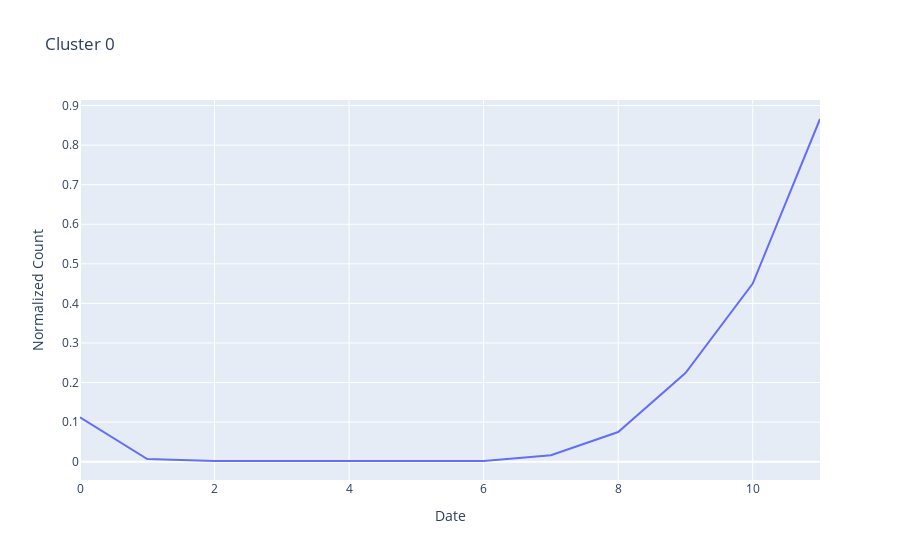
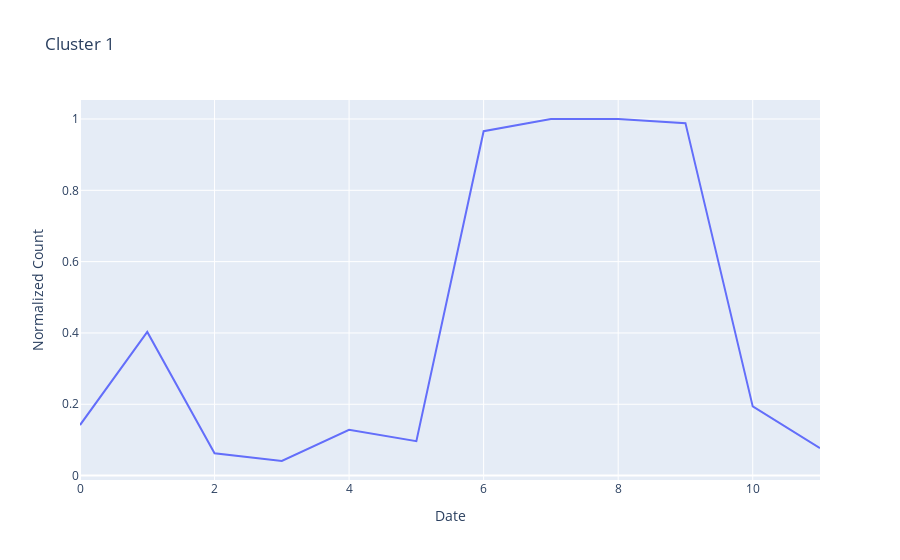
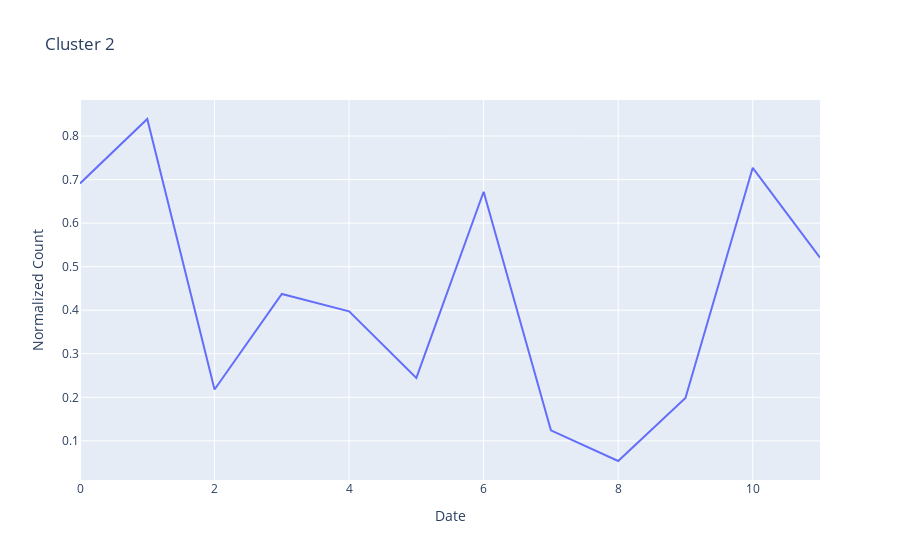
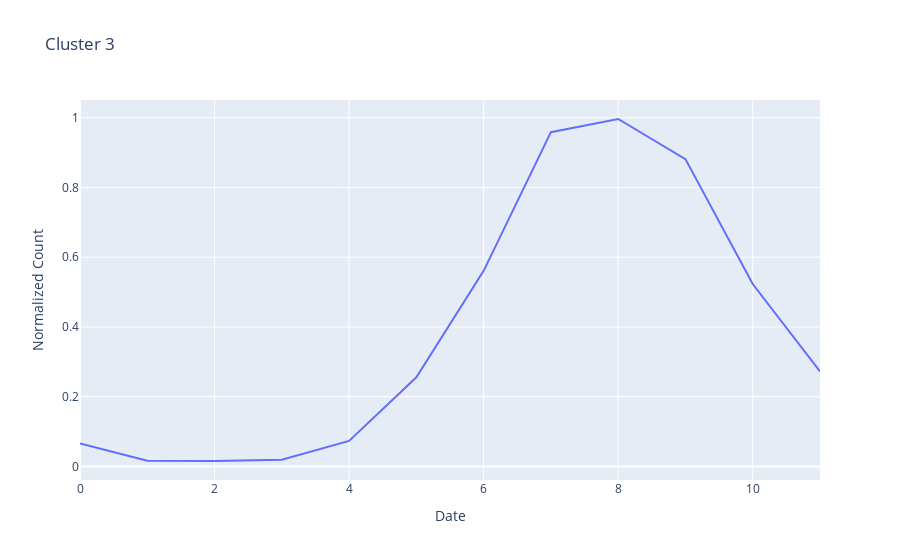

Notebook cell for these charts, in order:
### Code cell
for i in range(num_clusters):
    fig = go.Figure()
    windows = cluster_df[cluster_df["cluster"] == i].index.values
    
    fig.add_trace(go.Scatter(y = centroids[i], mode = "lines", name = "Centroid"))
    """
    for window in windows:
        fig.add_trace(go.Scatter(y = df.loc[window], mode = "lines",
                                name = window))
    """
    fig.update_layout(title = f"Cluster {i}", xaxis_title = "Date", yaxis_title = "Normalized Count", hovermode = "x")
    fig.show()

### Figure 1 — Plotly figure (JSON) as saved in the notebook; plotly's stock layout.template omitted (floating-point values rounded to 4 significant figures)
{"data": [{"mode": "lines", "name": "Centroid", "type": "scatter", "y": [0.1123, 0.006667, 0.001801, 0.001816, 0.001826, 0.001841, 0.002086, 0.01637, 0.07507, 0.2239, 0.4502, 0.866]}], "layout": {"autosize": true, "hovermode": "x", "title": {"text": "Cluster 0"}, "xaxis": {"autorange": true, "range": [0, 11], "title": {"text": "Date"}}, "yaxis": {"autorange": true, "range": [-0.04621, 0.914], "title": {"text": "Normalized Count"}, "type": "linear"}}}

### Figure 2 — Plotly figure (JSON) as saved in the notebook; plotly's stock layout.template omitted (floating-point values rounded to 4 significant figures)
{"data": [{"mode": "lines", "name": "Centroid", "type": "scatter", "y": [0.1416, 0.4027, 0.0627, 0.0409, 0.1282, 0.09645, 0.9658, 1, 1, 0.9884, 0.1941, 0.07718]}], "layout": {"autosize": true, "hovermode": "x", "title": {"text": "Cluster 1"}, "xaxis": {"autorange": true, "range": [0, 11], "title": {"text": "Date"}}, "yaxis": {"autorange": true, "range": [-0.01239, 1.053], "title": {"text": "Normalized Count"}, "type": "linear"}}}

### Figure 3 — Plotly figure (JSON) as saved in the notebook; plotly's stock layout.template omitted (floating-point values rounded to 4 significant figures)
{"data": [{"mode": "lines", "name": "Centroid", "type": "scatter", "y": [0.691, 0.8392, 0.218, 0.4373, 0.3975, 0.2446, 0.672, 0.1242, 0.05376, 0.1983, 0.727, 0.5205]}], "layout": {"autosize": true, "hovermode": "x", "title": {"text": "Cluster 2"}, "xaxis": {"autorange": true, "range": [0, 11], "title": {"text": "Date"}}, "yaxis": {"autorange": true, "range": [0.01012, 0.8828], "title": {"text": "Normalized Count"}, "type": "linear"}}}

### Figure 4 — Plotly figure (JSON) as saved in the notebook; plotly's stock layout.template omitted (floating-point values rounded to 4 significant figures)
{"data": [{"mode": "lines", "name": "Centroid", "type": "scatter", "y": [0.06583, 0.01646, 0.01584, 0.01945, 0.07356, 0.2556, 0.561, 0.9585, 0.9962, 0.8812, 0.5231, 0.2725]}], "layout": {"autosize": true, "hovermode": "x", "title": {"text": "Cluster 3"}, "xaxis": {"autorange": true, "range": [0, 11], "title": {"text": "Date"}}, "yaxis": {"autorange": true, "range": [-0.03862, 1.051], "title": {"text": "Normalized Count"}, "type": "linear"}}}
